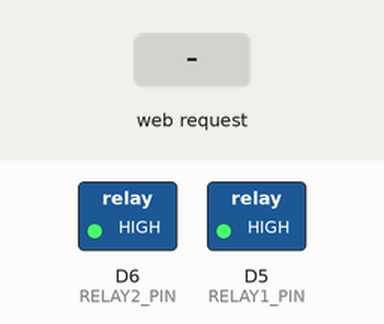
Simulated run of this sketch. Board: ESP8266 (Wemos D1 mini). Parts: switched loads named in the sketch (green lamp = pin HIGH). Inputs (shaded band) come from the test bench. EEPROM starts erased; what the sketch prints to the serial monitor is not drawn.

Above: at 1.4 s.
1.5 s: HTTP request GET /api/toggle?ch=1 received
At 2.1 s:
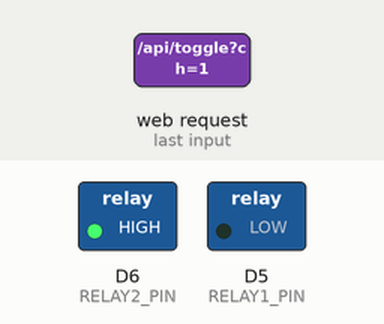
3.0 s: HTTP request GET /api/toggle?ch=1&state=1 received
At 3.3 s:
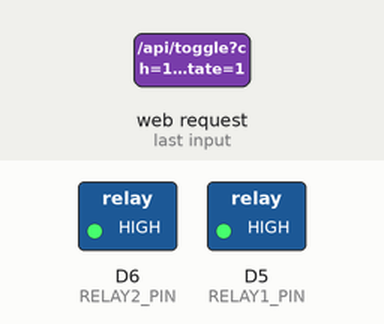
4.5 s: HTTP request GET /api/set?ch=1&state=1 received
At 5.7 s:
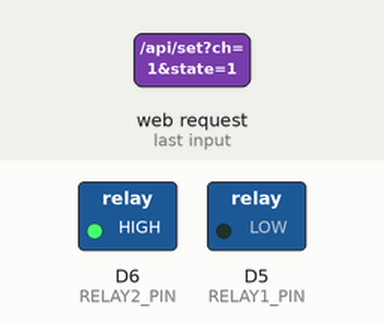
Timing chart, 0 to 7.5 s (numbered marks = the images above; inputs shaded):
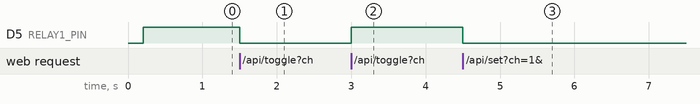

The sketch:

RELAY_2_CHANEL_WEBSERVER.INO
```cpp
/*
 * ESP8266 + Relay 2CH — AP Only WebServer (Relay 1 pakai slide toggle)
 * - SoftAP saja, SSID/PASS di bawah
 * - IP AP: 192.168.4.1 (softAPConfig)
 * - Captive Portal (DNSServer) redirect semua domain ke portal
 * - UI realtime via /api/status (1 detik)
 * - EEPROM persist (status ON/OFF tersimpan & dipakai saat boot)
 * - Relay ACTIVE LOW (LOW=ON, HIGH=OFF)
 *
 * Board target: NodeMCU / Wemos D1 mini (ESP8266)
 */

#include <ESP8266WiFi.h>
#include <ESP8266WebServer.h>
#include <DNSServer.h>
#include <EEPROM.h>

#define FW_VERSION "ap-only v1.1 (R1 slider)"

// ================== SoftAP Config ==================
const char* AP_SSID = "ESP8266-Relay-2CH";
const char* AP_PASS = "12345678";   // minimal 8 karakter; kosong = open
const uint8_t AP_CHANNEL = 6;
const bool AP_HIDDEN = false;
const uint8_t AP_MAX_CONN = 4;

// IP AP default 192.168.4.1
IPAddress apIP(192, 168, 4, 1);
IPAddress apGW(192, 168, 4, 1);
IPAddress apMASK(255, 255, 255, 0);

// ================== Relay Pin (ACTIVE LOW) =========
const uint8_t RELAY1_PIN = D5; // GPIO14
const uint8_t RELAY2_PIN = D6; // GPIO12

// ================== EEPROM Layout ==================
struct EepromLayout {
  uint32_t magic;     // 0xA5A5BEEF
  uint16_t version;   // 0x0001
  bool relay1_on;     // true=ON
  bool relay2_on;     // true=ON
};

EepromLayout g_cfg;
const uint32_t EEPROM_MAGIC   = 0xA5A5BEEF;
const uint16_t EEPROM_VERSION = 0x0001;
const size_t   EEPROM_SIZE    = 64;

// ================== Servers ========================
ESP8266WebServer server(80);
DNSServer dns;                 // Captive portal

// ================== Helpers ========================
inline void applyRelayState() {
  digitalWrite(RELAY1_PIN, g_cfg.relay1_on ? LOW : HIGH);
  digitalWrite(RELAY2_PIN, g_cfg.relay2_on ? LOW : HIGH);
}

bool saveConfig() {
  EEPROM.put(0, g_cfg);
  return EEPROM.commit();
}

void loadOrInitConfig() {
  EEPROM.get(0, g_cfg);
  if (g_cfg.magic != EEPROM_MAGIC || g_cfg.version != EEPROM_VERSION) {
    g_cfg.magic     = EEPROM_MAGIC;
    g_cfg.version   = EEPROM_VERSION;
    g_cfg.relay1_on = false;
    g_cfg.relay2_on = false;
    saveConfig();
  }
}

unsigned long bootMillis = 0;

// ================== UI (PROGMEM) ===================
const char INDEX_HTML[] PROGMEM = R"HTML(
<!DOCTYPE html>
<html lang="id">
<head>
<meta charset="utf-8" />
<meta name="viewport" content="width=device-width,initial-scale=1" />
<title>ESP8266 Relay 2CH (AP)</title>
<style>
  :root { --bg:#0f172a; --card:#111827; --muted:#94a3b8; --on:#22c55e; --off:#ef4444; --btn2:#f97316; --border:#1f2937;}
  *{box-sizing:border-box} body{margin:0;font-family:system-ui,-apple-system,Segoe UI,Roboto,Ubuntu,"Helvetica Neue",Arial}
  body{background:var(--bg);color:#e5e7eb}
  .wrap{max-width:920px;margin:28px auto;padding:16px}
  .card{background:var(--card);border:1px solid var(--border);border-radius:16px;padding:20px;box-shadow:0 8px 30px rgba(0,0,0,.25)}
  h1{margin:0 0 8px;font-size:22px}
  .muted{color:var(--muted);font-size:13px;margin-bottom:16px}
  .grid{display:grid;grid-template-columns:repeat(auto-fit,minmax(240px,1fr));gap:16px}
  .relay{padding:16px;border:1px solid var(--border);border-radius:14px}
  .relay h3{margin:0 0 6px}
  .state{display:inline-block;padding:4px 10px;border-radius:999px;font-size:12px;border:1px solid var(--border)}
  .state.on{background:rgba(34,197,94,.1);color:#86efac;border-color:#14532d}
  .state.off{background:rgba(239,68,68,.08);color:#fca5a5;border-color:#7f1d1d}
  .btns{display:flex;gap:10px;margin-top:10px;flex-wrap:wrap}
  button{appearance:none;border:none;cursor:pointer;border-radius:12px;padding:10px 14px;font-weight:600}
  .b-on{background:var(--on);color:#03220e}
  .b-off{background:var(--off);color:#2a0606}
  .b-toggle{background:var(--btn2)}

  /* ===== toggle switch untuk Relay 1 ===== */
  .switch {position:relative;display:inline-block;width:64px;height:34px;vertical-align:middle; margin-left:10px;}
  .switch input {opacity:0;width:0;height:0}
  .slider {position:absolute;cursor:pointer;top:0;left:0;right:0;bottom:0;background:#374151;border:1px solid var(--border);transition:.2s;border-radius:999px}
  .slider:before {position:absolute;content:"";height:26px;width:26px;left:4px;top:3px;background:white;border-radius:50%;transition:.2s}
  input:checked + .slider {background:rgba(34,197,94,.25);border-color:#14532d}
  input:checked + .slider:before {transform:translateX(30px)}

  .row{display:flex;gap:16px;flex-wrap:wrap;margin-top:18px}
  .pill{padding:8px 12px;border-radius:999px;border:1px solid var(--border);font-size:12px}
  .ok{border-color:#14532d;background:rgba(16,185,129,.08);color:#86efac}
  .warn{border-color:#78350f;background:rgba(245,158,11,.08);color:#fbbf24}
  code{background:#0b1220;border:1px solid var(--border);padding:2px 6px;border-radius:8px}
  footer{margin-top:16px;color:var(--muted);font-size:12px;text-align:right}
</style>
</head>
<body>
  <div class="wrap">
    <div class="card">
      <h1>ESP8266 Relay 2CH (AP) <span id="fw" class="muted"></span></h1>
      <div class="muted">AP SSID: <code id="ssid">-</code> • IP: <code id="ip">-</code> • Uptime: <span id="uptime">-</span>s</div>

      <div class="grid">
        <!-- ===== Relay 1: pakai slide toggle ===== -->
        <div class="relay" id="r1">
          <h3 style="display:flex;align-items:center;justify-content:space-between;">
            <span>Relay 1 <span class="state" id="s1">-</span></span>
            <label class="switch" title="Geser untuk ON/OFF">
              <input type="checkbox" id="sw1">
              <span class="slider"></span>
            </label>
          </h3>
          <div class="muted">Geser switch untuk menyalakan/mematikan. Tersimpan ke EEPROM.</div>
        </div>

        <!-- ===== Relay 2: tetap tombol ===== -->
        <div class="relay" id="r2">
          <h3>Relay 2 <span class="state" id="s2">-</span></h3>
          <div class="btns">
            <button class="b-on"    onclick="setRelay(2,true)">ON</button>
            <button class="b-off"   onclick="setRelay(2,false)">OFF</button>
            <button class="b-toggle"onclick="toggleRelay(2)">TOGGLE</button>
          </div>
        </div>
      </div>

      <div class="row">
        <div class="pill ok">EEPROM R1: <b id="e1">-</b></div>
        <div class="pill ok">EEPROM R2: <b id="e2">-</b></div>
        <div class="pill warn">Relay Mode: <b>ACTIVE LOW</b></div>
      </div>

      <footer>Realtime by <code>/api/status</code> • EEPROM persisted • %FW%</footer>
    </div>
  </div>

<script>
const el = (id)=>document.getElementById(id);

function applyState(r, on){
  const s = el("s"+r);
  s.textContent = on ? "ON" : "OFF";
  s.className = "state " + (on ? "on":"off");
}

function paint(data){
  el("fw").textContent = "(" + data.fw + ")";
  el("ssid").textContent = data.ssid;
  el("ip").textContent = data.ip;
  el("uptime").textContent = data.uptime_sec;

  // sinkron UI dengan status server/EEPROM
  applyState(1, data.relay1);
  applyState(2, data.relay2);
  el("e1").textContent = data.eeprom.relay1 ? "ON":"OFF";
  el("e2").textContent = data.eeprom.relay2 ? "ON":"OFF";

  // set posisi awal switch Relay 1 (tanpa memicu event)
  const sw1 = el("sw1");
  if (sw1) {
    const want = !!data.relay1;
    if (sw1.checked !== want) {
      sw1.checked = want;
    }
  }
}

async function fetchStatus(){
  try{
    const r = await fetch("/api/status");
    const j = await r.json();
    paint(j);
  }catch(e){ /* ignore */ }
}

async function setRelay(ch, on){
  try{
    const r = await fetch(`/api/set?ch=${ch}&state=${on?"on":"off"}`);
    const j = await r.json();
    paint(j);
  }catch(e){}
}

async function toggleRelay(ch){
  try{
    const r = await fetch(`/api/toggle?ch=${ch}`);
    const j = await r.json();
    paint(j);
  }catch(e){}
}

// === event listener untuk slide toggle Relay 1 ===
(function(){
  const sw1 = el("sw1");
  if (!sw1) return;
  let busy = false; // simple debounce agar tidak spam request
  sw1.addEventListener("change", async (ev)=>{
    if (busy) return;
    busy = true;
    const wantOn = sw1.checked;
    try{
      await setRelay(1, wantOn);
    } finally {
      busy = false;
    }
  });
})();

setInterval(fetchStatus, 1000);
fetchStatus();
</script>
</body>
</html>
)HTML";

void sendJsonStatus() {
  String json = "{";
  json += "\"fw\":\"" + String(FW_VERSION) + "\",";
  json += "\"ssid\":\"" + String(AP_SSID) + "\",";
  json += "\"ip\":\"" + WiFi.softAPIP().toString() + "\",";
  json += "\"uptime_sec\":" + String((millis() - bootMillis)/1000) + ",";
  json += "\"relay1\":" + String(g_cfg.relay1_on ? "true":"false") + ",";
  json += "\"relay2\":" + String(g_cfg.relay2_on ? "true":"false") + ",";
  json += "\"eeprom\":{\"relay1\":" + String(g_cfg.relay1_on ? "true":"false") + ",\"relay2\":" + String(g_cfg.relay2_on ? "true":"false") + "}";
  json += "}";
  server.send(200, "application/json", json);
}

void handleIndex() {
  String html = FPSTR(INDEX_HTML);
  html.replace("%FW%", FW_VERSION);
  server.send(200, "text/html; charset=utf-8", html);
}

void handleSet() {
  if (!server.hasArg("ch") || !server.hasArg("state")) { server.send(400, "text/plain", "Bad Request"); return; }
  int ch = server.arg("ch").toInt();
  String st = server.arg("state");
  bool on = (st == "on" || st == "ON" || st == "1" || st == "true");

  if (ch == 1) g_cfg.relay1_on = on;
  else if (ch == 2) g_cfg.relay2_on = on;
  else { server.send(400, "text/plain", "Invalid channel"); return; }

  applyRelayState();
  if (!saveConfig()) { server.send(500, "application/json", "{\"error\":\"EEPROM commit failed\"}"); return; }
  sendJsonStatus();
}

void handleToggle() {
  if (!server.hasArg("ch")) { server.send(400, "text/plain", "Bad Request"); return; }
  int ch = server.arg("ch").toInt();

  if (ch == 1) g_cfg.relay1_on = !g_cfg.relay1_on;
  else if (ch == 2) g_cfg.relay2_on = !g_cfg.relay2_on;
  else { server.send(400, "text/plain", "Invalid channel"); return; }

  applyRelayState();
  if (!saveConfig()) { server.send(500, "application/json", "{\"error\":\"EEPROM commit failed\"}"); return; }
  sendJsonStatus();
}

void handleNotFound() {
  // Captive: selalu redirect ke /
  server.sendHeader("Location", String("http://") + WiFi.softAPIP().toString() + "/", true);
  server.send(302, "text/plain", "");
}

// ================== Setup & Loop ===================
void setup() {
  Serial.begin(115200);
  delay(200);
  Serial.println();
  Serial.println(F("=== ESP8266 Relay 2CH — AP Only Mode (R1 slider) ==="));

  pinMode(RELAY1_PIN, OUTPUT);
  pinMode(RELAY2_PIN, OUTPUT);

  EEPROM.begin(EEPROM_SIZE);
  loadOrInitConfig();
  applyRelayState();

  // SoftAP IP
  if (!WiFi.softAPConfig(apIP, apGW, apMASK)) {
    Serial.println(F("softAPConfig gagal, gunakan default 192.168.4.1"));
  }

  // Start AP
  bool ok = WiFi.softAP(AP_SSID, AP_PASS, AP_CHANNEL, AP_HIDDEN, AP_MAX_CONN);
  if (ok) {
    Serial.printf("AP STARTED: SSID=%s  PASS=%s  CH=%d  hidden=%d  max=%d\n",
                  AP_SSID, AP_PASS, AP_CHANNEL, AP_HIDDEN, AP_MAX_CONN);
    Serial.printf("AP IP: %s\n", WiFi.softAPIP().toString().c_str());
  } else {
    Serial.println("Gagal start AP! (cek SSID/PASS)");
  }

  // DNS Captive Portal: arahkan semua domain ke 192.168.4.1
  dns.setErrorReplyCode(DNSReplyCode::NoError);
  dns.start(53, "*", apIP);

  // Routes
  server.on("/", HTTP_GET, handleIndex);
  server.on("/api/status", HTTP_GET, [](){ sendJsonStatus(); });
  server.on("/api/set", HTTP_GET, handleSet);
  server.on("/api/toggle", HTTP_GET, handleToggle);
  server.onNotFound(handleNotFound);

  server.begin();
  Serial.println("WebServer port 80 siap. Buka http://192.168.4.1/");
  Serial.println("==================================================");

  bootMillis = millis();
}

void loop() {
  dns.processNextRequest();
  server.handleClient();
}
```

Measured:
- after the input at 1.5 s, D5 (RELAY1_PIN): HIGH → LOW at once
- after the input at 3.0 s, D5 (RELAY1_PIN): LOW → HIGH at once
- after the input at 4.5 s, D5 (RELAY1_PIN): HIGH → LOW at once
